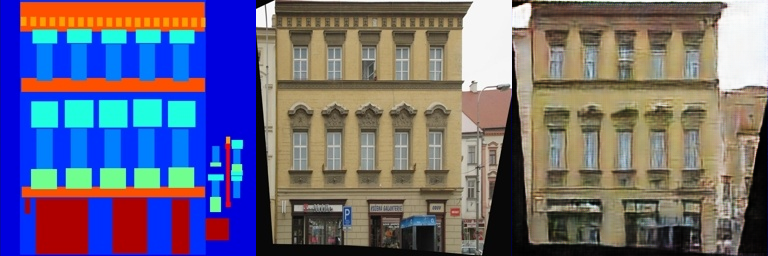

Recreate this plot in Python.
import os
import cv2
import numpy as np
import torch
import torch.nn as nn
import torch.optim as optim
from torch.utils.data import DataLoader
from facades_dataset import FacadesDataset
from GAN_network import   Generator,Discriminator,GAN
from torch.optim.lr_scheduler import StepLR

def tensor_to_image(tensor):
    """
    Convert a PyTorch tensor to a NumPy array suitable for OpenCV.

    Args:
        tensor (torch.Tensor): A tensor of shape (C, H, W).

    Returns:
        numpy.ndarray: An image array of shape (H, W, C) with values in [0, 255] and dtype uint8.
    """
    # Move tensor to CPU, detach from graph, and convert to NumPy array
    image = tensor.cpu().detach().numpy()
    # Transpose from (C, H, W) to (H, W, C)
    image = np.transpose(image, (1, 2, 0))
    # Denormalize from [-1, 1] to [0, 1]
    image = (image + 1) / 2
    # Scale to [0, 255] and convert to uint8
    image = (image * 255).astype(np.uint8)
    return image

def save_images(inputs, targets, outputs, folder_name, epoch, num_images=5):
    """
    Save a set of input, target, and output images for visualization.

    Args:
        inputs (torch.Tensor): Batch of input images.
        targets (torch.Tensor): Batch of target images.
        outputs (torch.Tensor): Batch of output images from the model.
        folder_name (str): Directory to save the images ('train_results' or 'val_results').
        epoch (int): Current epoch number.
        num_images (int): Number of images to save from the batch.
    """
    os.makedirs(f'{folder_name}/epoch_{epoch}', exist_ok=True)
    for i in range(num_images):
        # Convert tensors to images
        input_img_np = tensor_to_image(inputs[i])
        target_img_np = tensor_to_image(targets[i])
        output_img_np = tensor_to_image(outputs[i])

        # Concatenate the images horizontally
        comparison = np.hstack((input_img_np, target_img_np, output_img_np))

        # Save the comparison image
        cv2.imwrite(f'{folder_name}/epoch_{epoch}/result_{i + 1}.png', comparison)

def train_one_epoch(model, dataloader, optimizer_g, optimizer_d, criterion_g, criterion_d, device, epoch, num_epochs):
    model.train()
    running_loss_g = 0.0
    running_loss_d = 0.0

    for i, (real_images, semantic_images) in enumerate(dataloader):
        
        real_images = real_images.to(device)
        semantic_images = semantic_images.to(device)
        #print(real_images.shape)
        #print(semantic_images.shape)
        # 训练判别器
        optimizer_d.zero_grad()
        # 真实图像的判别器损失
        real_combined = torch.cat((semantic_images, real_images), 1)
        real_outputs = model.discriminator(real_combined)
        real_loss = criterion_d(real_outputs, torch.ones_like(real_outputs))

        # 生成图像的判别器损失
        generated_images = model.generator(semantic_images)
        fake_combined = torch.cat((semantic_images, generated_images), 1)
        fake_outputs = model.discriminator(fake_combined.detach())
        fake_loss = criterion_d(fake_outputs, torch.zeros_like(fake_outputs))
        if epoch % 5 == 0 and i==0 :
            save_images(semantic_images, real_images, generated_images, 'train_results', epoch)
        # 总判别器损失
        d_loss = (real_loss + fake_loss) / 2
        d_loss.backward()
        optimizer_d.step()

        # 训练生成器
        optimizer_g.zero_grad()

        # 生成器损失，包括对抗损失和 L1 损失
        fake_outputs =  model.discriminator(fake_combined)
        g_loss_gan = criterion_d(fake_outputs, torch.ones_like(fake_outputs))
        g_loss_l1 = criterion_g(generated_images, real_images)
        g_loss = g_loss_gan + 7 * g_loss_l1  # L1 损失通常乘以一个权重

        g_loss.backward()
        optimizer_g.step()

        running_loss_g += g_loss.item()
        running_loss_d += d_loss.item()
        
        print(f"Batch {i}/{len(dataloader)}, G Loss: {g_loss.item()}, D Loss: {d_loss.item()}")

    # Save sample images every 5 epochs
        


def validate(model, dataloader, criterion_G, device, epoch, num_epochs):
    model.eval()
    val_loss_G = 0.0

    with torch.no_grad():
        for i, (real_images, semantic_images) in enumerate(dataloader):
            batch_size = real_images.size(0)
            real_images = real_images.to(device)
            semantic_images = semantic_images.to(device)

            # Generate fake images
            fake_images = model.generator(semantic_images)

            # Compute the L1 loss
            loss_G_l1 = criterion_G(fake_images, real_images)
            val_loss_G += loss_G_l1.item()

            # Save sample images every 5 epochs
            if epoch % 5 == 0 and i == 0:
                save_images(semantic_images, real_images, fake_images, 'val_results', epoch)

    # Calculate average validation loss
    avg_val_loss_G = val_loss_G / len(dataloader)
    print(f'Epoch [{epoch + 1}/{num_epochs}], Validation Loss_G: {avg_val_loss_G:.4f}')


def main():
    """
    Main function to set up the training and validation processes.
    """
    # Set device to GPU if available
    device = torch.device('cuda:0' if torch.cuda.is_available() else 'cpu')

    # Initialize datasets and dataloaders
    train_dataset = FacadesDataset(list_file='train_list.txt')
    val_dataset = FacadesDataset(list_file='val_list.txt')

    train_loader = DataLoader(train_dataset, batch_size=100, shuffle=True, num_workers=4)
    val_loader = DataLoader(val_dataset, batch_size=100, shuffle=False, num_workers=4)

    # Initialize model, loss function, and optimizer
    # 定义超参数
    in_channels = 3  # 输入图像的通道数
    out_channels = 3  # 输出图像的通道数
    # 创建生成器和判别器的实例
    model=GAN()
    netG=Generator()
    netD=Discriminator()
    # 创建GAN模型的实例
    criterion_G = nn.L1Loss()
    criterion_D = nn.BCELoss()
    optimizer_G = optim.Adam(model.generator.parameters(), lr=0.001, betas=(0.5, 0.999))
    optimizer_D = optim.Adam(model.discriminator.parameters(), lr=0.001, betas=(0.5, 0.999))

    
    

    # Add a learning rate scheduler for decay
    scheduler_G = StepLR(optimizer_G, step_size=200, gamma=0.2)
    scheduler_D = StepLR(optimizer_D, step_size=200, gamma=0.2)
    # Training loop
    num_epochs = 800
    for epoch in range(num_epochs):
        train_one_epoch(model, train_loader, optimizer_G, optimizer_D, criterion_G, criterion_D, device, epoch, num_epochs)
        #validate(model, val_loader, criterion_G, device, epoch, num_epochs)

        # Step the scheduler after each epoch
        scheduler_G.step()
        scheduler_D.step()
        # Save model checkpoint every 20 epochs
        """
        if (epoch + 1) % 20 == 0:
            os.makedirs('checkpoints', exist_ok=True)
            torch.save(model.state_dict(), f'checkpoints/pix2pix_model_epoch_{epoch + 1}.pth')
        """
        

if __name__ == '__main__':
    main()
